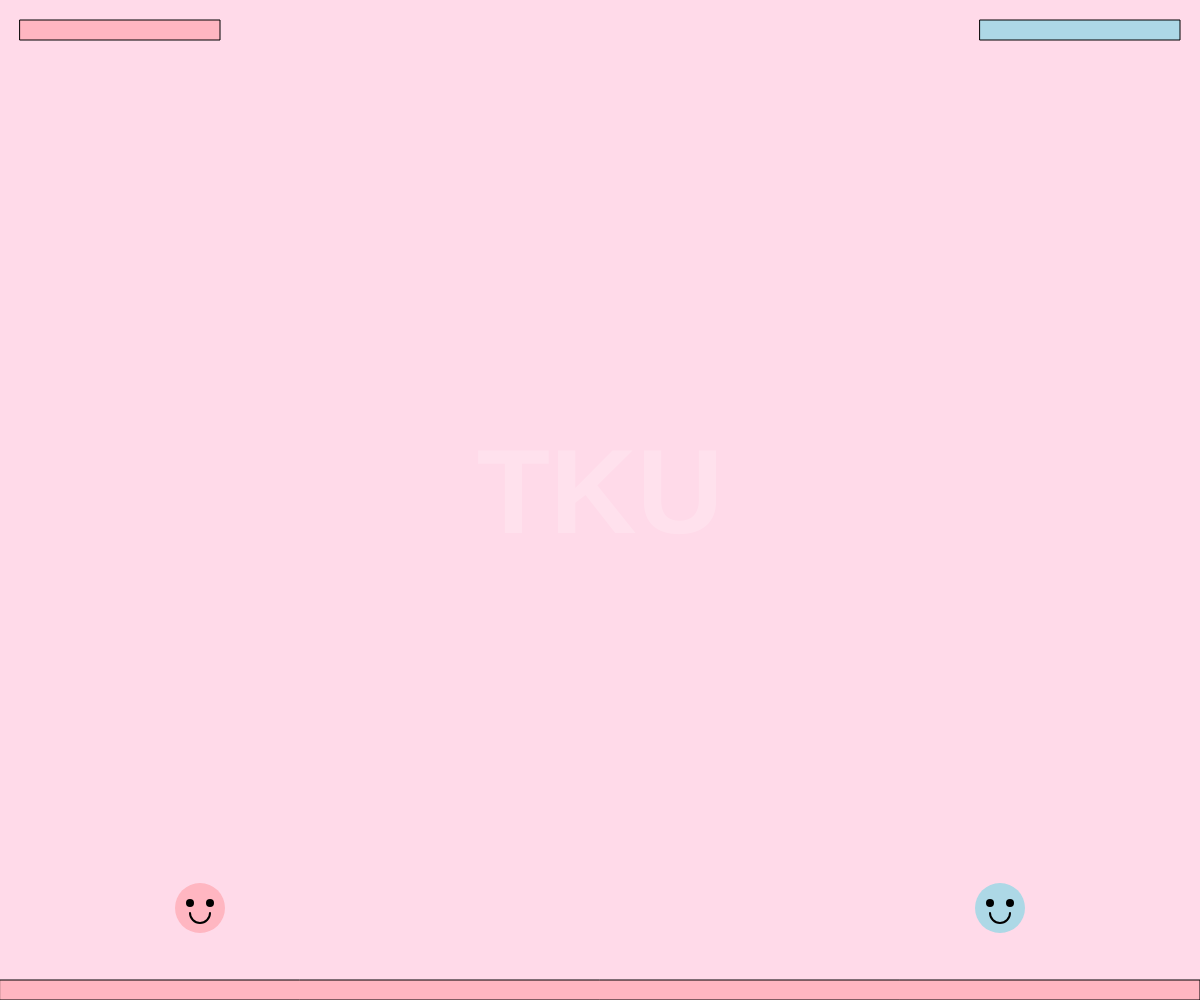
Frame 1 (no input)
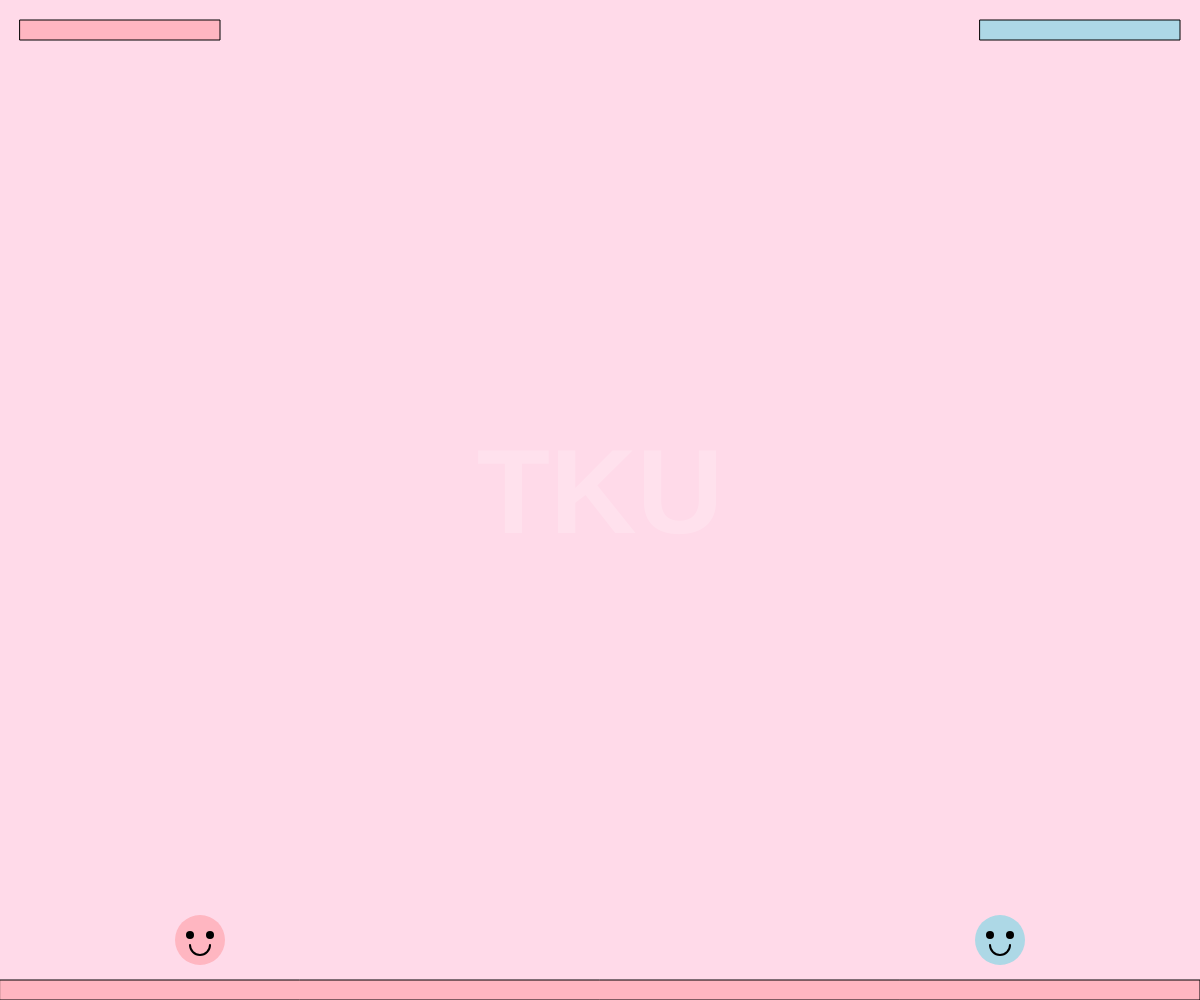
Frame 60 (no input)
Frame 120 (the mouse pressed at the canvas centre since frame 60): identical to frame 60, image omitted

The p5.js sketch that drew these frames (run headless with seeded random() and noise() and a simulated clock; from frame 60 on, the mouse is pressed at the canvas centre):

// p5.js sketch
// ── sketch.js
// 全域變數宣告
let player1;
let player2;
let GAME_WIDTH;
let GAME_HEIGHT;
let hearts = []; // 儲存所有發射的愛心
let gameOver = false; // 新增遊戲結束狀態
let winner = null; // 新增獲勝者

function setup() {
  // 設置全螢幕
  GAME_WIDTH = windowWidth;
  GAME_HEIGHT = windowHeight;
  createCanvas(GAME_WIDTH, GAME_HEIGHT);
  
  // 初始化玩家1
  player1 = {
    x: 200,
    y: GAME_HEIGHT - 100,
    size: 50,
    speed: 8,
    health: 100,
    color: color(255, 182, 193),
    attacking: false,
    direction: 1 // 1表示向右, -1表示向左
  };
  
  // 初始化玩家2
  player2 = {
    x: GAME_WIDTH - 200,
    y: GAME_HEIGHT - 100,
    size: 50,
    speed: 8,
    health: 100,
    color: color(173, 216, 230),
    attacking: false,
    direction: -1
  };
}

function draw() {
  // 粉色漸層背景
  background(255, 218, 233);
  
  // 繪製TKU浮水印
  textSize(120);
  textAlign(CENTER, CENTER);
  textStyle(BOLD);
  fill(255, 255, 255, 50);
  text('TKU', width/2, height/2);
  
  // 繪製地面
  fill(255, 182, 193);
  rect(0, GAME_HEIGHT - 20, GAME_WIDTH, 20);
  
  // 更新和繪製愛心
  updateHearts();
  
  // 如果遊戲還沒結束，更新玩家位置
  if (!gameOver) {
    updatePlayers();
  }
  
  // 繪製玩家
  drawPlayer(player1);
  drawPlayer(player2);
  
  // 顯示血量
  drawHealth();
  
  // 檢查遊戲是否結束
  checkGameOver();
  
  // 如果遊戲結束，顯示結束畫面
  if (gameOver) {
    showGameOver();
  }
}

// 愛心類別
class Heart {
  constructor(x, y, direction) {
    this.x = x;
    this.y = y;
    this.size = 20;
    this.speed = 10;
    this.direction = direction;
  }
  
  update() {
    this.x += this.speed * this.direction;
  }
  
  draw() {
    fill(255, 192, 203);
    noStroke();
    beginShape();
    vertex(this.x, this.y);
    bezierVertex(this.x + 15, this.y - 15, this.x + 30, this.y, this.x, this.y + 20);
    bezierVertex(this.x - 30, this.y, this.x - 15, this.y - 15, this.x, this.y);
    endShape();
  }
  
  hits(player) {
    let d = dist(this.x, this.y, player.x, player.y);
    return d < player.size/2;
  }
}

function updateHearts() {
  for (let i = hearts.length - 1; i >= 0; i--) {
    hearts[i].update();
    hearts[i].draw();
    
    // 檢查是否擊中對手
    if (hearts[i].direction > 0 && hearts[i].hits(player2)) {
      player2.health = max(0, player2.health - 10);
      hearts.splice(i, 1);
    } else if (hearts[i].direction < 0 && hearts[i].hits(player1)) {
      player1.health = max(0, player1.health - 10);
      hearts.splice(i, 1);
    }
    
    // 移除超出畫面的愛心
    if (hearts[i] && (hearts[i].x < 0 || hearts[i].x > width)) {
      hearts.splice(i, 1);
    }
  }
}

function drawPlayer(player) {
  push(); // 保存當前繪圖狀態
  
  // 繪製圓形玩家
  fill(player.color);
  noStroke();
  ellipse(player.x, player.y, player.size);
  
  // 繪製可愛的眼睛
  fill(0);
  ellipse(player.x - 10, player.y - 5, 8);
  ellipse(player.x + 10, player.y - 5, 8);
  
  // 微笑
  noFill();
  stroke(0);
  strokeWeight(2);
  arc(player.x, player.y + 5, 20, 20, 0, PI);
  
  pop(); // 恢復繪圖狀態
}

function updatePlayers() {
  if (gameOver) return;
  
  // 玩家1控制 (WASD)
  if (keyIsDown(65)) { // A
    player1.x -= player1.speed;
    player1.direction = -1;
  }
  if (keyIsDown(68)) { // D
    player1.x += player1.speed;
    player1.direction = 1;
  }
  if (keyIsDown(87) && player1.y >= GAME_HEIGHT - 100) player1.y -= 20;  // W
  if (keyIsDown(32) && !player1.attacking) { // Space
    hearts.push(new Heart(player1.x, player1.y, player1.direction));
    player1.attacking = true;
  }
  if (!keyIsDown(32)) player1.attacking = false;
  
  // 玩家2控制 (方向鍵)
  if (keyIsDown(LEFT_ARROW)) {
    player2.x -= player2.speed;
    player2.direction = -1;
  }
  if (keyIsDown(RIGHT_ARROW)) {
    player2.x += player2.speed;
    player2.direction = 1;
  }
  if (keyIsDown(UP_ARROW) && player2.y >= GAME_HEIGHT - 100) player2.y -= 20;
  if (keyIsDown(ENTER) && !player2.attacking) {
    hearts.push(new Heart(player2.x, player2.y, player2.direction));
    player2.attacking = true;
  }
  if (!keyIsDown(ENTER)) player2.attacking = false;
  
  // 重力
  player1.y = min(player1.y + 8, GAME_HEIGHT - 60);
  player2.y = min(player2.y + 8, GAME_HEIGHT - 60);
  
  // 邊界檢查
  player1.x = constrain(player1.x, 25, width - 25);
  player2.x = constrain(player2.x, 25, width - 25);
}

function drawHealth() {
  // ���家1血量
  fill(255, 182, 193);
  rect(20, 20, player1.health * 2, 20);
  
  // 玩家2血量
  fill(173, 216, 230);
  rect(width - 220, 20, player2.health * 2, 20);
}

function windowResized() {
  GAME_WIDTH = windowWidth;
  GAME_HEIGHT = windowHeight;
  resizeCanvas(GAME_WIDTH, GAME_HEIGHT);
}

// 新增遊戲結束檢查函數
function checkGameOver() {
  if (player1.health <= 0) {
    gameOver = true;
    winner = "藍色玩家";
  } else if (player2.health <= 0) {
    gameOver = true;
    winner = "粉色玩家";
  }
}

// 新增遊戲結束畫面
function showGameOver() {
  // 半透明背景
  fill(0, 0, 0, 127);
  rect(0, 0, width, height);
  
  // 遊戲結束文字
  textSize(64);
  textAlign(CENTER, CENTER);
  fill(255);
  text('遊戲結束!', width/2, height/2 - 40);
  
  // 顯示獲勝者
  textSize(32);
  text(winner + ' 獲勝!', width/2, height/2 + 20);
  
  // 重新開始提示
  textSize(24);
  text('按下 R 鍵重新開始', width/2, height/2 + 80);
  
  // 檢查是否按下 R 鍵重新開始
  if (keyIsDown(82)) { // R鍵的keyCode是82
    resetGame();
  }
}

// 新增重置遊戲函數
function resetGame() {
  // 重置玩家1
  player1.health = 100;
  player1.x = 200;
  player1.y = GAME_HEIGHT - 100;
  
  // 重置玩家2
  player2.health = 100;
  player2.x = GAME_WIDTH - 200;
  player2.y = GAME_HEIGHT - 100;
  
  // 清空所有愛心
  hearts = [];
  
  // 重置遊戲狀態
  gameOver = false;
  winner = null;
}
  
